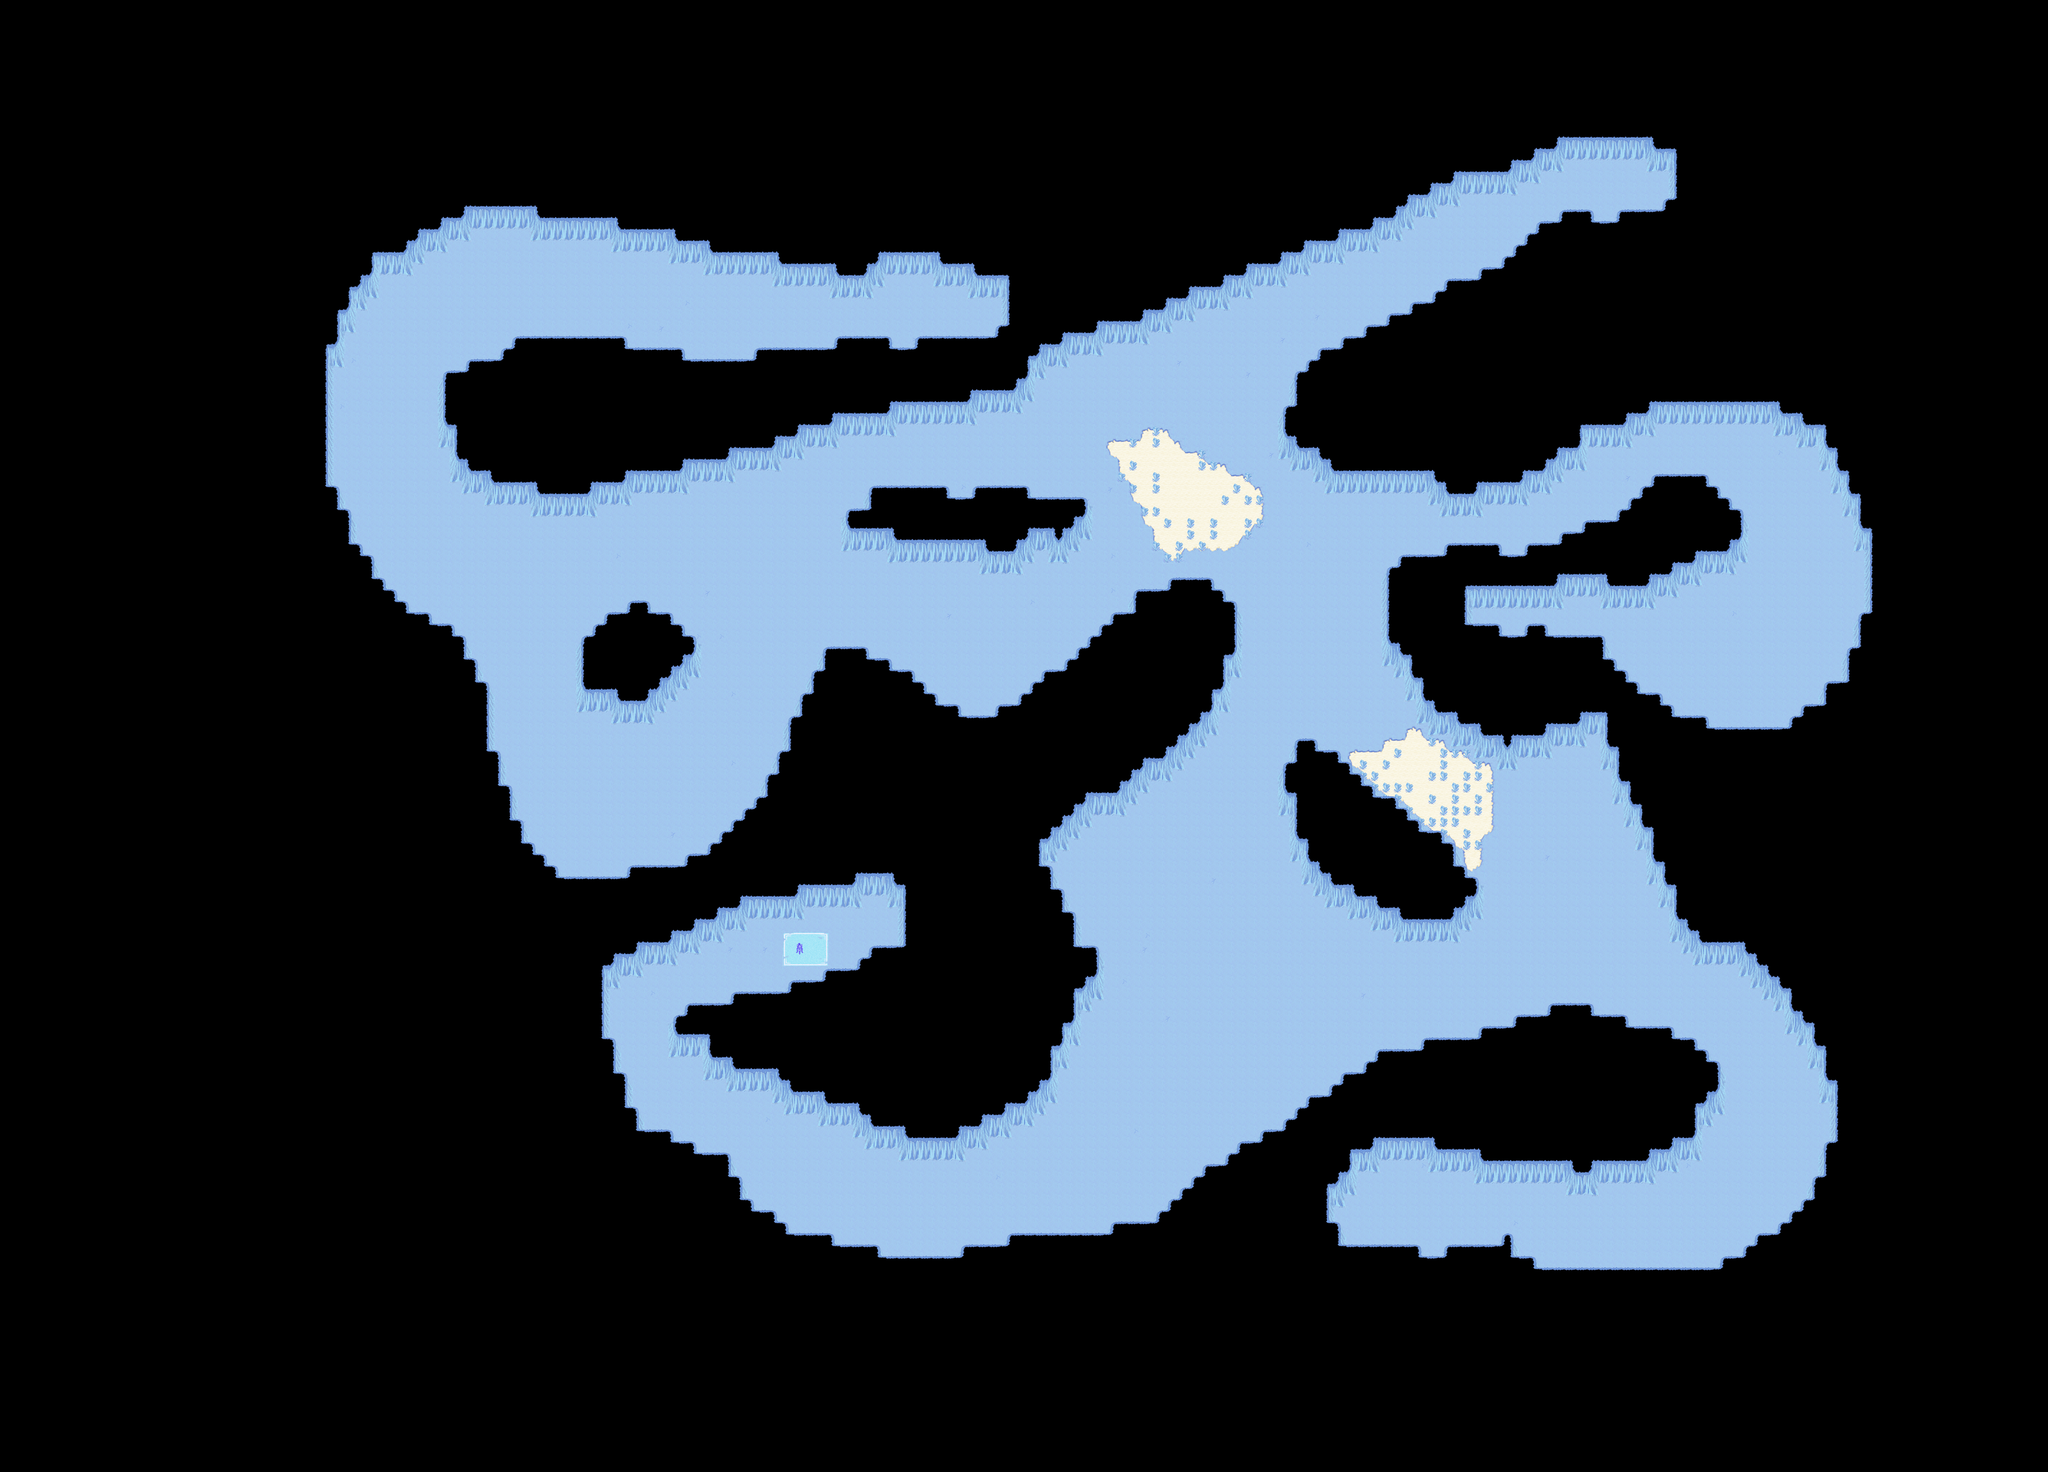

This game map was drawn from its Tiled (.tmx) file and the tilesets committed beside it. A one-line description and the trimmed map source follow:
An orthogonal 178x128 tile map with 32x32 px tiles, 3 tile layers (Ground1, Fringe, Over1), 1 hidden layer not drawn, 2 tilesets and 22 objects (16x spawn, 6x warp).

<map version="1.10" tiledversion="1.11.0" orientation="orthogonal" renderorder="right-down" width="178" height="128" tilewidth="32" tileheight="32" infinite="0" nextlayerid="6" nextobjectid="24">
 <properties>
  <property name="music" value="explorers-melody.ogg" />
  <property name="name" value="Frosty Underground" />
 </properties>
 <tileset firstgid="1" source="../tilesets/collision.tsx" />
 <tileset firstgid="3" source="../tilesets/icecave.tsx" />
 <layer id="1" name="Ground1" width="178" height="128">
  <data>[22784 cells, 22784 non-empty, 53 distinct tile ids]</data>
 </layer>
 <layer id="2" name="Fringe" width="178" height="128">
  <data>[22784 cells, 72 non-empty, 2 distinct tile ids]</data>
 </layer>
 <layer id="3" name="Over1" width="178" height="128">
  <data>[22784 cells, 650 non-empty, 6 distinct tile ids]</data>
 </layer>
 <layer id="4" name="Collision" width="178" height="128" visible="0">
  <data>[22784 cells, 17368 non-empty, 1 distinct tile ids]</data>
 </layer>
 <objectgroup id="5" name="Objects">
  <object id="1" name="To Outside" type="warp" x="4448" y="608" width="32" height="32">
   <properties>
    <property name="dest_map" value="046-1" />
    <property name="dest_x" value="139" />
    <property name="dest_y" value="27" />
   </properties>
  </object>
  <object id="2" name="To Outside" type="warp" x="2496" y="960" width="32" height="32">
   <properties>
    <property name="dest_map" value="046-1" />
    <property name="dest_x" value="78" />
    <property name="dest_y" value="38" />
   </properties>
  </object>
  <object id="3" name="To Outside" type="warp" x="2656" y="1376" width="32" height="32">
   <properties>
    <property name="dest_map" value="046-1" />
    <property name="dest_x" value="83" />
    <property name="dest_y" value="51" />
   </properties>
  </object>
  <object id="4" name="To Outside" type="warp" x="4192" y="1536" width="32" height="32">
   <properties>
    <property name="dest_map" value="046-1" />
    <property name="dest_x" value="131" />
    <property name="dest_y" value="56" />
   </properties>
  </object>
  <object id="5" name="To Outside" type="warp" x="4192" y="1760" width="32" height="32">
   <properties>
    <property name="dest_map" value="046-1" />
    <property name="dest_x" value="131" />
    <property name="dest_y" value="63" />
   </properties>
  </object>
  <object id="6" name="To Outside" type="warp" x="3968" y="3488" width="32" height="32">
   <properties>
    <property name="dest_map" value="046-1" />
    <property name="dest_x" value="124" />
    <property name="dest_y" value="117" />
   </properties>
  </object>
  <object id="7" name="Yeti" type="spawn" x="1984" y="3104" width="416" height="288">
   <properties>
    <property name="death" value="30000" />
    <property name="max_beings" value="2" />
    <property name="monster_id" value="70" />
    <property name="spawn" value="100000" />
   </properties>
  </object>
  <object id="8" name="IceGoblin" type="spawn" x="0" y="0">
   <properties>
    <property name="death" value="30000" />
    <property name="max_beings" value="20" />
    <property name="monster_id" value="56" />
    <property name="spawn" value="100000" />
   </properties>
  </object>
  <object id="9" name="Moggun" type="spawn" x="1376" y="1536" width="832" height="864">
   <properties>
    <property name="death" value="30000" />
    <property name="max_beings" value="14" />
    <property name="monster_id" value="59" />
    <property name="spawn" value="100000" />
   </properties>
  </object>
  <object id="10" name="IceElement" type="spawn" x="3744" y="3264" width="192" height="160">
   <properties>
    <property name="death" value="30000" />
    <property name="max_beings" value="1" />
    <property name="monster_id" value="69" />
    <property name="spawn" value="100000" />
   </properties>
  </object>
  <object id="11" name="WhiteSlime" type="spawn" x="4096" y="2176" width="320" height="256">
   <properties>
    <property name="death" value="30000" />
    <property name="max_beings" value="4" />
    <property name="monster_id" value="91" />
    <property name="spawn" value="100000" />
   </properties>
  </object>
  <object id="13" name="WhiteSlime" type="spawn" x="3040" y="2400" width="224" height="160">
   <properties>
    <property name="death" value="30000" />
    <property name="max_beings" value="4" />
    <property name="monster_id" value="91" />
    <property name="spawn" value="100000" />
   </properties>
  </object>
  <object id="14" name="WhiteSlime" type="spawn" x="2144" y="2560" width="224" height="160">
   <properties>
    <property name="death" value="30000" />
    <property name="max_beings" value="6" />
    <property name="monster_id" value="91" />
    <property name="spawn" value="100000" />
   </properties>
  </object>
  <object id="15" name="WhiteSlime" type="spawn" x="3296" y="1024" width="224" height="160">
   <properties>
    <property name="death" value="30000" />
    <property name="max_beings" value="4" />
    <property name="monster_id" value="91" />
    <property name="spawn" value="100000" />
   </properties>
  </object>
  <object id="16" name="WhiteSlime" type="spawn" x="960" y="1120" width="224" height="160">
   <properties>
    <property name="death" value="30000" />
    <property name="max_beings" value="4" />
    <property name="monster_id" value="91" />
    <property name="spawn" value="100000" />
   </properties>
  </object>
  <object id="12" name="BlueSlime" type="spawn" x="3200" y="2592" width="480" height="320">
   <properties>
    <property name="death" value="30000" />
    <property name="max_beings" value="2" />
    <property name="monster_id" value="89" />
    <property name="spawn" value="100000" />
   </properties>
  </object>
  <object id="17" name="BlueSlime" type="spawn" x="4384" y="3232" width="480" height="320">
   <properties>
    <property name="death" value="30000" />
    <property name="max_beings" value="2" />
    <property name="monster_id" value="89" />
    <property name="spawn" value="100000" />
   </properties>
  </object>
  <object id="18" name="BlueSlime" type="spawn" x="4640" y="1632" width="480" height="320">
   <properties>
    <property name="death" value="30000" />
    <property name="max_beings" value="2" />
    <property name="monster_id" value="89" />
    <property name="spawn" value="100000" />
   </properties>
  </object>
  <object id="19" name="BlueSlime" type="spawn" x="2464" y="1568" width="480" height="320">
   <properties>
    <property name="death" value="30000" />
    <property name="max_beings" value="2" />
    <property name="monster_id" value="89" />
    <property name="spawn" value="100000" />
   </properties>
  </object>
  <object id="23" name="BlueSuperSlime" type="spawn" x="2464" y="1408" width="2656" height="2176">
   <properties>
    <property name="death" value="30000" />
    <property name="max_beings" value="2" />
    <property name="monster_id" value="1236" />
    <property name="spawn" value="100000" />
   </properties>
  </object>
  <object id="20" name="IceElement" type="spawn" x="1280" y="576" width="512" height="352">
   <properties>
    <property name="death" value="30000" />
    <property name="max_beings" value="2" />
    <property name="monster_id" value="69" />
    <property name="spawn" value="100000" />
   </properties>
  </object>
  <object id="21" name="Yeti" type="spawn" x="3424" y="1408" width="416" height="288">
   <properties>
    <property name="death" value="30000" />
    <property name="max_beings" value="2" />
    <property name="monster_id" value="70" />
    <property name="spawn" value="100000" />
   </properties>
  </object>
 </objectgroup>
</map>
